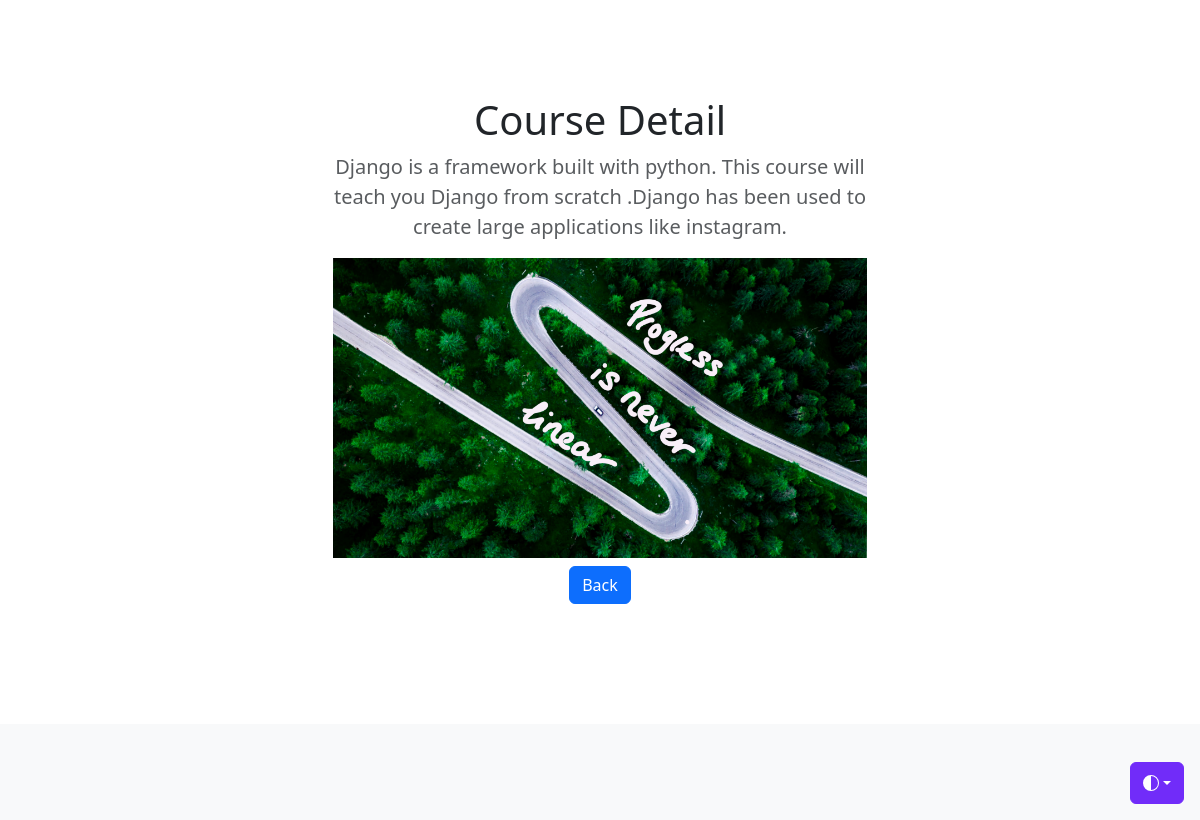
The page /1 on the database its author committed.
### courses/models.py (models this page shows, shortened)
class Course(models.Model):
    image = models.ImageField(upload_to ='static/media/')
    summary = models.CharField(max_length = 200)

### courses/views.py (the view)
# urls.py: path('<int:course_id>', views.detail, name="detail")
def detail(request,course_id ):
    course_detail = get_object_or_404(Course, pk = course_id)
    return render(request, 'detail.html',{'course':course_detail})

### templates/detail.html (shortened to what this page needs)
    <!doctype html>
    <html lang="en" data-bs-theme="auto">
    {% load static %}
      <head>
     <link href="https://cdn.jsdelivr.net/npm/bootstrap@5.3.2/dist/css/bootstrap.min.css" rel="stylesheet">
    <link href="/docs/5.3/dist/css/bootstrap.min.css" rel="stylesheet">
      </head>
      <body>
        <div class="dropdown position-fixed bottom-0 end-0 mb-3 me-3 bd-mode-toggle">
          <button class="btn btn-bd-primary py-2 dropdown-toggle d-flex align-items-center"
                  id="bd-theme"
                  type="button"
                  aria-expanded="false"
                  data-bs-toggle="dropdown"
                  aria-label="Toggle theme (auto)">
            <svg class="bi my-1 theme-icon-active" width="1em" height="1em"><use href="#circle-half"></use></svg>
          </button>
        </div>
    <main>
      <section class="py-5 text-center container">
        <div class="row py-lg-5">
          <div class="col-lg-6 col-md-8 mx-auto">
            <h1 class="fw-light">Course Detail</h1>
            <p class="lead text-body-secondary">{{course.summary}}</p>
            <img src="{{course.image}}" alt="" height="300">
            <p>
              <a href="{% url 'index' %}" class="btn btn-primary my-2">Back</a>
            </p>
          </div>
        </div>
      </section>
      <div class="album py-5 bg-body-tertiary">
      </div>
    </main>
        </body>
    </html>

### templates/detail.html (style rules this page uses)
.bi { vertical-align: -.125em; fill: currentColor; }
.btn-bd-primary { --bd-violet-bg: #712cf9; --bd-violet-rgb: 112.520718, 44.062154, 249.437846; --bs-btn-font-weight: 600; --bs-btn-color: var(--bs-white); --bs-btn-bg: var(--bd-violet-bg); --bs-btn-border-color: var(--bd-violet-bg); --bs-btn-hover-color: var(--bs-white); --bs-btn-hover-bg: #6528e0; --bs-btn-hover-border-color: #6528e0; --bs-btn-focus-shadow-rgb: var(--bd-violet-rgb); --bs-btn-active-color: var(--bs-btn-hover-color); --bs-btn-active-bg: #5a23c8; --bs-btn-active-border-color: #5a23c8; }
.bd-mode-toggle { z-index: 1500; }

### rows shown on the page
Course: summary "Django is a framework built with python. This course will teach you Django from scratch .Django has been used to create large applications like instagram.", image (picture)
